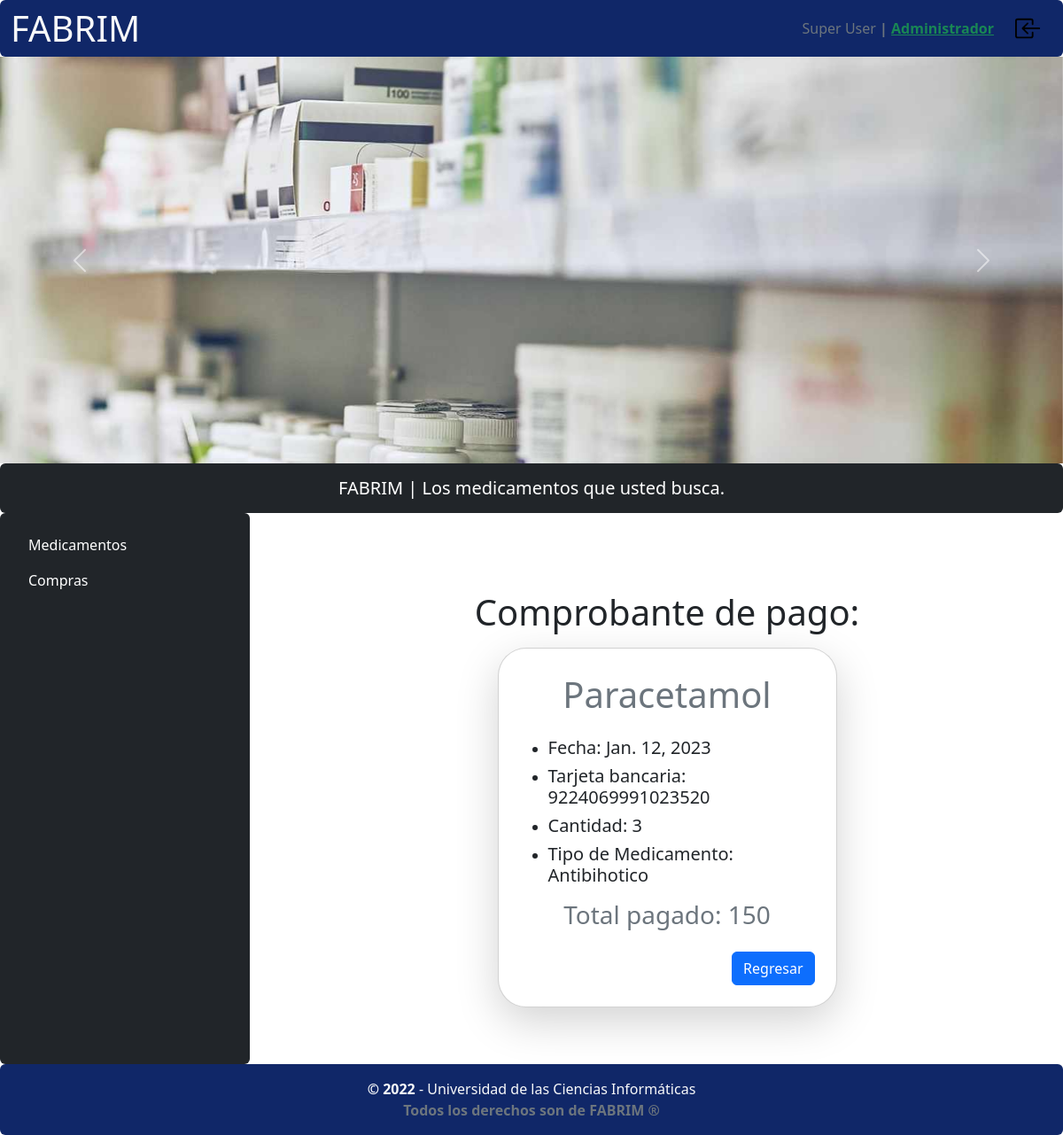
The app's page /fabrim/compras/comprobante/11/ (signed in) with its own data.
### main_app/models.py (models this page shows, shortened)
class User(AbstractBaseUser, PermissionsMixin):
    email = models.EmailField(max_length=255, unique=True)
    name = models.CharField(max_length=255, validators=[nombre_regex])
    apellidos = models.CharField(max_length=255, validators=[apellidos_regex])
    ci = models.CharField(max_length=11, unique=True,null=False, blank=False, validators=[ci_regex])
    tfno = models.CharField(max_length=50, validators=[tfno_regex])
    apto = models.CharField(max_length=50, validators=[apto_regex])
    is_active = models.BooleanField(default=True)
    is_staff = models.BooleanField(default=False)
    is_admin_fabrim = models.BooleanField(default=False)
    is_customer = models.BooleanField(default=False)
    objects = OwnUserManager()
    USERNAME_FIELD = 'email'
    REQUIRED_FIELDS = ['name', 'apellidos', 'ci', 'tfno']
    def has_perm(self, perm, obj=None):
        return True

class Compra(models.Model):
    fecha = models.DateField(blank=False, null=False, auto_now=True)
    tarjeta_bancaria = models.CharField(max_length=255, null=False, blank=False, validators=[tb_regex])
    cantidad = models.IntegerField(blank=False, null=False, default=1, validators=[MaxValueValidator(3, "La cantidad debe ser menor o igual a 3"),MinValueValidator(1, "La cantidad al menos debe ser 1")])
    total_pagado = models.IntegerField(blank=False, null=False)
    medicamento_id = models.ForeignKey(Medicamento, on_delete=models.CASCADE)
    usuario_id = models.ForeignKey(User, on_delete=models.CASCADE)
    class Meta:
        ordering = ['fecha']
        permissions = (("generate_voucher", "can generate a voucher"),)

class Medicamento(models.Model):
    nombre = models.CharField(max_length=255, blank=False, null=False)
    no_lote = models.CharField(max_length=255, unique=True, null=False, blank=False, validators=[no_lote_regex])
    fecha_cad = models.DateField(blank=False, null=False)
    tarjeta_estiba_id = models.OneToOneField(TarjetaEstiba, on_delete=models.CASCADE, primary_key=True)
    tipo_medicamento_id = models.ForeignKey(
        TipoMedicamento, on_delete=models.CASCADE)
    class Meta:
        ordering = ['fecha_cad', 'no_lote', 'nombre']

class TipoMedicamento(models.Model):
    nombre = models.CharField(
        max_length=255, unique=True, null=False, blank=False)

### main_app/views.py (the view)
@for_customer
@login_required(redirect_field_name='login')
@permission_required(('main_app.generate_voucher', ))
def generar_comprobante(request, pk):
    context = {}
    context['title'] = "Comprobante de pago:"
    context['object'] = _models.Compra.objects.get(pk=pk)
    return render(request, "pages/forms/compra_comprobante.html", context)

### main_app/decorator.py (called while the page is built)
def for_customer(function=None, redirect_field_name=REDIRECT_FIELD_NAME, login_url='login'):
    actual_decorator = user_passes_test(
        lambda u: u.is_active and u.is_customer or u.is_superuser,
        login_url=login_url,
        redirect_field_name=redirect_field_name
    )
    if function:
        return actual_decorator(function)
    return actual_decorator

### main_app/templatetags/templatetag.py (called while the page is built)
@register.filter(name='has_group')
def has_group(user, group_name):
    group = Group.objects.filter(name=group_name)
    if group:
        group = group.first()
        return True if group in user.groups.all() or user.is_superuser == True else False
    else:
        return False

### main_app/templates/pages/forms/compra_comprobante.html (shortened to what this page needs)
{% extends "base_users.html" %}
{% load static %}
{% block content_table %}
<div class="p-5 d-flex flex-column justify-content-center align-items-center  ">
    <p class="display-6 text-center mb-3 fw-light m-0 bg-transparent">{{ title }}</p>
    <div class="card rounded-5 d-flex flex-col p-4 w-50 shadow-lg">
        <div class="d-flex flex-column mb-3">
            <div class="text-center w-100 my-1">
                <p class="display-6 text-center mb-3 fw-light m-0 bg-transparent text-muted font-weight-bold">{{ object.medicamento_id.nombre }}</p>
            </div>
            <div class="mt-1">
                <ul>
                    <li>
                        <p class="h5">Fecha: {{ object.fecha }}</p>
                    </li>
                    <li>
                        <p class="h5">Tarjeta bancaria: <span class="text-uppercase">{{ object.tarjeta_bancaria }}</span></p>
                    </li>
                    <li>
                        <p class="h5">Cantidad: <span class="text-uppercase">{{ object.cantidad }}</span></p>
                    </li>
                    <li>
                        <p class="h5">Tipo de Medicamento: {{ object.medicamento_id.tipo_medicamento_id.nombre }}</p>
                    </li>
                </ul>
                <p class="h3 text-center text-muted">Total pagado: {{ object.total_pagado }}</p>
            </div>
        </div>
        <div class="  d-flex flex-row-reverse">
            <a class="text-decoration-none" href="{% url 'compras_users' %}">
                <button type="button" class="btn btn-primary" data-bs-dismiss="modal">Regresar</button>
            </a>
        </div>
    </div>
</div>
{% endblock content_table %}

### main_app/templates/navbar.html
{% load static %}
{% load templatetag %}
<nav class="navbar color-page navbar-expand-lg rounded-2  ">
  <div class="container-fluid flex-row justify-content-between  ">
    <div>
      <a class="navbar-brand"
         href="{% if request.user.is_authenticated and user.is_customer %} {% url "index_users" %} {% elif user.is_admin_fabrim and request.user.is_authenticated %} {% url "principal" %} {% else %} {% url "index" %} {% endif %}"><span class="display-6 text-light">FABRIM</span></a
        >
      </div>
      <div class="d-flex flex-row p-1 justify-content-center align-items-center"
           role="group"
           aria-label="Basic outlined example">
        {% if not request.user.is_authenticated %}
          <a class="btn btn-outline-primary mx-2" href={% url 'login' %}>Iniciar Sesión</a>
          <a class="btn btn-outline-info mx-1" href={% url 'register' %}>Registrarse</a>
        {% else %}
          <p class="mb-0 text-muted mx-2">
            {{ request.user.name }} {{ request.user.apellidos }}<strong>
            {% if request.user.is_staff and request.user|has_group:"Administrador" or request.user.is_superuser %} |
              <a href="/admin/"
                 class="align-items-center me-2 mb-2 mb-lg-0 text-success ">Administrador</a>
            {% else %}
              <p class="align-items-center me-2 mb-2 mb-lg-0 text-success ">
               | {{ user.groups.all.0 }}
              </p>
            {% endif %}
          </strong>
        </p>
        <a href="{% url 'logout' %}">
          <img src="{% static "images/icons/box-arrow-in-left.svg" %}"
               width="30px"
               height="30px"
               style="cursor: pointer"
               class="p-0 mx-2"
               alt="...."/>
        </a>
      {% endif %}
    </div>
  </div>
</nav>

### main_app/static/css/my_styles.css (style rules this page uses)
.color-page { background-color: rgb(16, 39, 104); }

### records on screen
User: user.name "Super", user.apellidos "User"
Compra: medicamento_id.nombre "Paracetamol", fecha "Jan. 12, 2023", tarjeta_bancaria "9224069991023520", cantidad "3", medicamento_id.tipo_medicamento_id.nombre "Antibihotico", total_pagado "150"

### other values on screen
{{ title }} "Comprobante de pago:"
